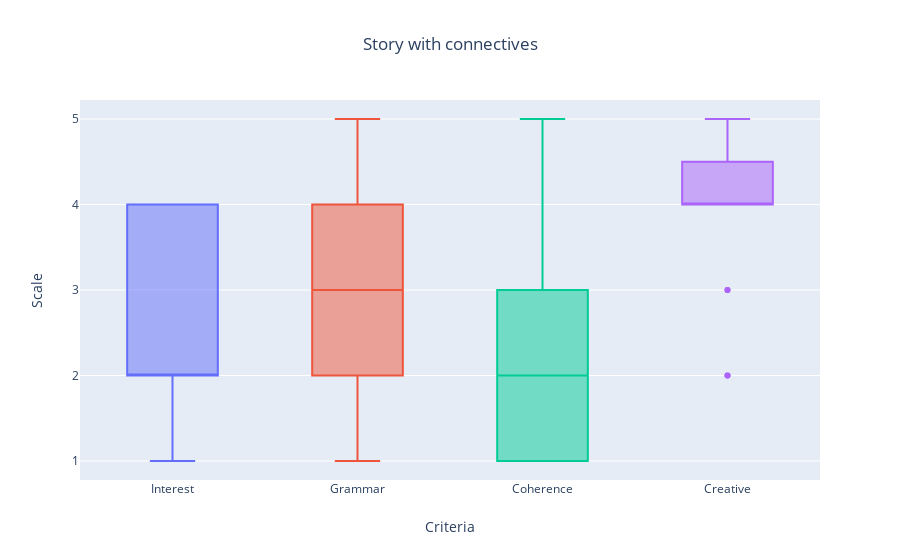

The code cell stored with this chart in its notebook:
### Code cell
with open("data/Story Evaluation B (Responses) - Form responses 1.csv", "r") as f:
    story_B = pd.read_csv(f)

interestB = go.Box(name="Interest", y=story_B["How interesting is the text?"])
grammarB = go.Box(name="Grammar", y=story_B["How grammatically correct is the text?"])
coherenceB = go.Box(name="Coherence", y=story_B["How coherent is the text?"])
creativeB = go.Box(name="Creative", y=story_B["How creative is the text?"])

layout = go.Layout(title=go.layout.Title(text="Story with connectives", x=0.5),
                   xaxis=dict(title="Criteria"),
                   yaxis=dict(title="Scale", dtick=1),
                   showlegend=False
                  )
fig = go.Figure(data=[interestB, grammarB, coherenceB, creativeB], layout=layout)
iplot(fig)

### Figure 1 — Plotly figure (JSON) as saved in the notebook; plotly's stock layout.template omitted (floating-point values rounded to 4 significant figures)
{"data": [{"name": "Interest", "type": "box", "y": [2, 4, 4, 1, 4, 2, 4, 3, 2, 4, 2, 2, 2, 3, 4, 2, 1, 2, 1, 4]}, {"name": "Grammar", "type": "box", "y": [2, 3, 3, 2, 5, 1, 3, 2, 4, 4, 1, 3, 2, 5, 5, 4, 3, 3, 3, 2]}, {"name": "Coherence", "type": "box", "y": [2, 4, 3, 1, 3, 1, 3, 2, 3, 4, 1, 1, 1, 4, 5, 1, 2, 2, 2, 1]}, {"name": "Creative", "type": "box", "y": [5, 3, 4, 2, 4, 4, 4, 4, 4, 5, 4, 4, 4, 5, 5, 4, 4, 2, 3, 5]}], "layout": {"showlegend": false, "title": {"text": "Story with connectives", "x": 0.5}, "xaxis": {"title": {"text": "Criteria"}}, "yaxis": {"dtick": 1, "title": {"text": "Scale"}}}}
